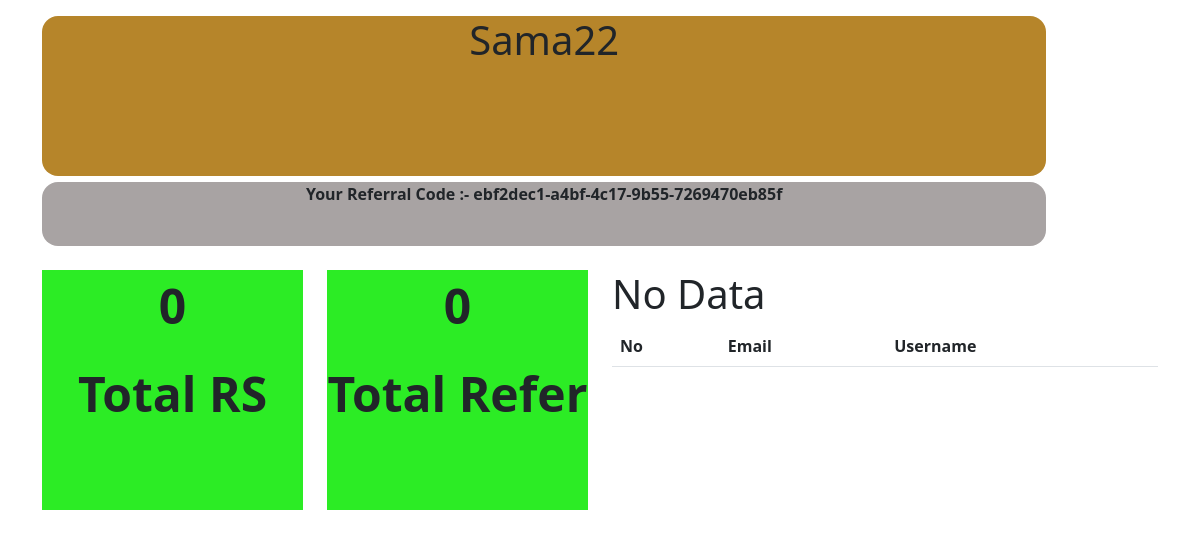
/home/ (signed in), run on the app's committed database.
### app/models.py (models this page shows)
class User_Details(models.Model):
    user = models.OneToOneField(to=User, on_delete=models.CASCADE,related_name='User_Details')
    referral_code = models.CharField(max_length=255,unique=True)
    user_count = models.BigIntegerField(default=0)
    referral_money = models.BigIntegerField(default=0)

### app/views.py (the view)
# urls.py: path('home/',home,name='home'),
def home(request):
    if request.user.is_authenticated:
        all_user_ref = User_referral.objects.filter(refer_by=request.user)
        user_data = User_Details.objects.get(user=request.user)
        return render(request,'home.html' ,{'all_user_ref':all_user_ref,'user_data':user_data})
    else:
        return redirect('index')

### app/templates/home.html (shortened to what this page needs)
<!doctype html>
<html lang="en">
  <head>
    <link href="https://cdn.jsdelivr.net/npm/bootstrap@5.2.3/dist/css/bootstrap.min.css" rel="stylesheet">
  </head>
  <body>
    <div class="container mt-3">
       <div class="userdash">
            <h1>{{request.user.username}}</h1>
       </div>
       <div class="refferid">
            <p>Your Referral Code :-  {{user_data.referral_code}}</p>
       </div>
       <div class="row justify-content-start mt-4">
        <div class="col-3 fiest">
            <div class="totalmoney">
                <p>{{user_data.referral_money}}</p>
                Total RS
            </div>
          </div>
          <div class="col-3">
            <div class="totalmoney">
                <p>{{user_data.user_count}}</p>
                Total Refer
            </div>
          </div>
          <div class="col-6">
            <table class="table">
                <thead>
                  <tr>
                    <th scope="col">No</th>
                    <th scope="col">Email</th>
                    <th scope="col">Username</th>
                  </tr>
                </thead>
                <tbody>
                    {% if all_user_ref %}
                        {% for oneuser in all_user_ref %}
                            <tr>
                                <th scope="row">{{forloop.counter}}</th>
                                <td>{{oneuser.user.email}}</td>
                                <td>{{oneuser.user.username}}</td>
                            </tr>
                        {% endfor %}
                    {% else %}
                        <h1>No Data</h1>
                    {% endif %}
                </tbody>
              </table>
          </div>
       </div>
    </div>
  </body>
</html>

### app/templates/home.html (style rules this page uses)
.userdash { background-color: #b6852a; width: 90%; height: 20vh; border-radius: 1rem; text-align: center; }
.refferid { background-color: #a8a3a3; width: 90%; height: 8vh; margin-top: 0.4rem; border-radius: 1rem; text-align: center; font-weight: bold; }
.totalmoney { background-color: #2cec25; height: 30vh; text-align: center; font-size: 3rem; font-weight: bold; }

### data on the page
User_Details: referral_code "ebf2dec1-a4bf-4c17-9b55-7269470eb85f", referral_money "0", user_count "0"

### other printed values
{{ request.user.username }} "Sama22"
